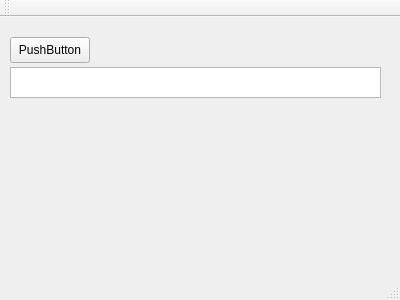
<?xml version="1.0" encoding="UTF-8"?>
<ui version="4.0">
 <class>MainWindow</class>
 <widget class="QMainWindow" name="MainWindow">
  <property name="geometry">
   <rect>
    <x>0</x>
    <y>0</y>
    <width>400</width>
    <height>300</height>
   </rect>
  </property>
  <property name="windowTitle">
   <string>MainWindow</string>
  </property>
  <widget class="QWidget" name="centralWidget">
   <widget class="QPushButton" name="pushButton">
    <property name="geometry">
     <rect>
      <x>10</x>
      <y>20</y>
      <width>80</width>
      <height>26</height>
     </rect>
    </property>
    <property name="text">
     <string>PushButton</string>
    </property>
   </widget>
   <widget class="QPlainTextEdit" name="plainTextEdit">
    <property name="geometry">
     <rect>
      <x>10</x>
      <y>50</y>
      <width>371</width>
      <height>31</height>
     </rect>
    </property>
   </widget>
  </widget>
  <widget class="QMenuBar" name="menuBar">
   <property name="geometry">
    <rect>
     <x>0</x>
     <y>0</y>
     <width>400</width>
     <height>23</height>
    </rect>
   </property>
  </widget>
  <widget class="QToolBar" name="mainToolBar">
   <attribute name="toolBarArea">
    <enum>TopToolBarArea</enum>
   </attribute>
   <attribute name="toolBarBreak">
    <bool>false</bool>
   </attribute>
  </widget>
  <widget class="QStatusBar" name="statusBar"/>
 </widget>
 <layoutdefault spacing="6" margin="11"/>
 <resources/>
 <connections/>
</ui>
